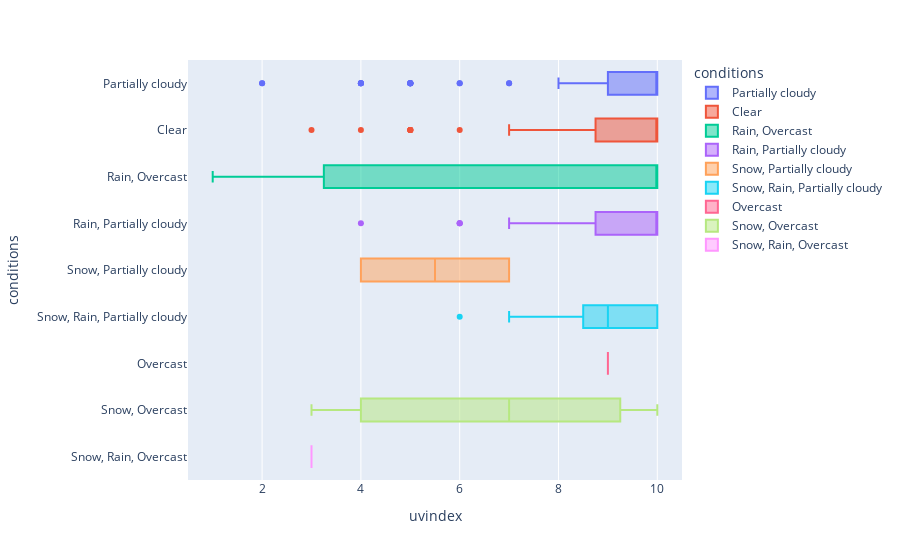

Here is the notebook cell this chart was saved with:
### Code cell
px.box(df, x="uvindex", y="conditions", color = 'conditions')

#sns.boxplot(data = df, x = 'uvindex', y = 'conditions')

### Figure 1 — Plotly figure (JSON) as saved in the notebook; plotly's stock layout.template omitted (floating-point values rounded to 4 significant figures; data arrays with more than 128 entries replaced by an {"elided": "..."} marker saying what was removed)
{"data": [{"alignmentgroup": "True", "hovertemplate": "conditions=%{y}<br>uvindex=%{x}<extra></extra>", "legendgroup": "Partially cloudy", "marker": {"color": "#636efa"}, "name": "Partially cloudy", "notched": false, "offsetgroup": "Partially cloudy", "orientation": "h", "showlegend": true, "type": "box", "x": {"elided": "133 int values"}, "x0": " ", "xaxis": "x", "y": {"elided": "133 str values"}, "y0": " ", "yaxis": "y"}, {"alignmentgroup": "True", "hovertemplate": "conditions=%{y}<br>uvindex=%{x}<extra></extra>", "legendgroup": "Clear", "marker": {"color": "#EF553B"}, "name": "Clear", "notched": false, "offsetgroup": "Clear", "orientation": "h", "showlegend": true, "type": "box", "x": [3, 4, 6, 10, 10, 10, 10, 10, 10, 10, 10, 10, 10, 5, 5, 5, 5, 5, 10, 10, 10, 10, 10, 10, 10, 8, 8, 10, 10, 9, 9, 9, 10, 9, 10, 9, 9, 10, 10, 9, 9, 9, 10, 9, 9, 9, 10, 7, 10, 9, 9, 9, 9, 9, 9, 9, 9, 9, 9, 9, 10, 10, 10, 10, 10, 10, 10, 8, 10, 10, 10, 10, 10, 8, 8, 8, 8, 8, 8, 8, 10, 10, 10, 10, 10, 10, 10, 10, 10, 10, 10, 7, 7, 7, 7, 7, 7, 7, 9, 10, 10, 10, 10, 10, 10], "x0": " ", "xaxis": "x", "y": ["Clear", "Clear", "Clear", "Clear", "Clear", "Clear", "Clear", "Clear", "Clear", "Clear", "Clear", "Clear", "Clear", "Clear", "Clear", "Clear", "Clear", "Clear", "Clear", "Clear", "Clear", "Clear", "Clear", "Clear", "Clear", "Clear", "Clear", "Clear", "Clear", "Clear", "Clear", "Clear", "Clear", "Clear", "Clear", "Clear", "Clear", "Clear", "Clear", "Clear", "Clear", "Clear", "Clear", "Clear", "Clear", "Clear", "Clear", "Clear", "Clear", "Clear", "Clear", "Clear", "Clear", "Clear", "Clear", "Clear", "Clear", "Clear", "Clear", "Clear", "Clear", "Clear", "Clear", "Clear", "Clear", "Clear", "Clear", "Clear", "Clear", "Clear", "Clear", "Clear", "Clear", "Clear", "Clear", "Clear", "Clear", "Clear", "Clear", "Clear", "Clear", "Clear", "Clear", "Clear", "Clear", "Clear", "Clear", "Clear", "Clear", "Clear", "Clear", "Clear", "Clear", "Clear", "Clear", "Clear", "Clear", "Clear", "Clear", "Clear", "Clear", "Clear", "Clear", "Clear", "Clear"], "y0": " ", "yaxis": "y"}, {"alignmentgroup": "True", "hovertemplate": "conditions=%{y}<br>uvindex=%{x}<extra></extra>", "legendgroup": "Rain, Overcast", "marker": {"color": "#00cc96"}, "name": "Rain, Overcast", "notched": false, "offsetgroup": "Rain, Overcast", "orientation": "h", "showlegend": true, "type": "box", "x": [1, 10, 10], "x0": " ", "xaxis": "x", "y": ["Rain, Overcast", "Rain, Overcast", "Rain, Overcast"], "y0": " ", "yaxis": "y"}, {"alignmentgroup": "True", "hovertemplate": "conditions=%{y}<br>uvindex=%{x}<extra></extra>", "legendgroup": "Rain, Partially cloudy", "marker": {"color": "#ab63fa"}, "name": "Rain, Partially cloudy", "notched": false, "offsetgroup": "Rain, Partially cloudy", "orientation": "h", "showlegend": true, "type": "box", "x": [4, 10, 10, 10, 10, 10, 9, 6, 10, 6, 8, 9, 9, 6, 8, 9, 9, 7, 10, 10, 10, 9, 10, 10, 10, 10, 10, 10, 10], "x0": " ", "xaxis": "x", "y": ["Rain, Partially cloudy", "Rain, Partially cloudy", "Rain, Partially cloudy", "Rain, Partially cloudy", "Rain, Partially cloudy", "Rain, Partially cloudy", "Rain, Partially cloudy", "Rain, Partially cloudy", "Rain, Partially cloudy", "Rain, Partially cloudy", "Rain, Partially cloudy", "Rain, Partially cloudy", "Rain, Partially cloudy", "Rain, Partially cloudy", "Rain, Partially cloudy", "Rain, Partially cloudy", "Rain, Partially cloudy", "Rain, Partially cloudy", "Rain, Partially cloudy", "Rain, Partially cloudy", "Rain, Partially cloudy", "Rain, Partially cloudy", "Rain, Partially cloudy", "Rain, Partially cloudy", "Rain, Partially cloudy", "Rain, Partially cloudy", "Rain, Partially cloudy", "Rain, Partially cloudy", "Rain, Partially cloudy"], "y0": " ", "yaxis": "y"}, {"alignmentgroup": "True", "hovertemplate": "conditions=%{y}<br>uvindex=%{x}<extra></extra>", "legendgroup": "Snow, Partially cloudy", "marker": {"color": "#FFA15A"}, "name": "Snow, Partially cloudy", "notched": false, "offsetgroup": "Snow, Partially cloudy", "orientation": "h", "showlegend": true, "type": "box", "x": [4, 7], "x0": " ", "xaxis": "x", "y": ["Snow, Partially cloudy", "Snow, Partially cloudy"], "y0": " ", "yaxis": "y"}, {"alignmentgroup": "True", "hovertemplate": "conditions=%{y}<br>uvindex=%{x}<extra></extra>", "legendgroup": "Snow, Rain, Partially cloudy", "marker": {"color": "#19d3f3"}, "name": "Snow, Rain, Partially cloudy", "notched": false, "offsetgroup": "Snow, Rain, Partially cloudy", "orientation": "h", "showlegend": true, "type": "box", "x": [9, 9, 10, 10, 10, 10, 9, 7, 9, 8, 10, 6], "x0": " ", "xaxis": "x", "y": ["Snow, Rain, Partially cloudy", "Snow, Rain, Partially cloudy", "Snow, Rain, Partially cloudy", "Snow, Rain, Partially cloudy", "Snow, Rain, Partially cloudy", "Snow, Rain, Partially cloudy", "Snow, Rain, Partially cloudy", "Snow, Rain, Partially cloudy", "Snow, Rain, Partially cloudy", "Snow, Rain, Partially cloudy", "Snow, Rain, Partially cloudy", "Snow, Rain, Partially cloudy"], "y0": " ", "yaxis": "y"}, {"alignmentgroup": "True", "hovertemplate": "conditions=%{y}<br>uvindex=%{x}<extra></extra>", "legendgroup": "Overcast", "marker": {"color": "#FF6692"}, "name": "Overcast", "notched": false, "offsetgroup": "Overcast", "orientation": "h", "showlegend": true, "type": "box", "x": [9], "x0": " ", "xaxis": "x", "y": ["Overcast"], "y0": " ", "yaxis": "y"}, {"alignmentgroup": "True", "hovertemplate": "conditions=%{y}<br>uvindex=%{x}<extra></extra>", "legendgroup": "Snow, Overcast", "marker": {"color": "#B6E880"}, "name": "Snow, Overcast", "notched": false, "offsetgroup": "Snow, Overcast", "orientation": "h", "showlegend": true, "type": "box", "x": [10, 3, 7], "x0": " ", "xaxis": "x", "y": ["Snow, Overcast", "Snow, Overcast", "Snow, Overcast"], "y0": " ", "yaxis": "y"}, {"alignmentgroup": "True", "hovertemplate": "conditions=%{y}<br>uvindex=%{x}<extra></extra>", "legendgroup": "Snow, Rain, Overcast", "marker": {"color": "#FF97FF"}, "name": "Snow, Rain, Overcast", "notched": false, "offsetgroup": "Snow, Rain, Overcast", "orientation": "h", "showlegend": true, "type": "box", "x": [3], "x0": " ", "xaxis": "x", "y": ["Snow, Rain, Overcast"], "y0": " ", "yaxis": "y"}], "layout": {"boxmode": "overlay", "legend": {"title": {"text": "conditions"}, "tracegroupgap": 0}, "margin": {"t": 60}, "xaxis": {"anchor": "y", "domain": [0, 1], "title": {"text": "uvindex"}}, "yaxis": {"anchor": "x", "categoryarray": ["Snow, Rain, Overcast", "Snow, Overcast", "Overcast", "Snow, Rain, Partially cloudy", "Snow, Partially cloudy", "Rain, Partially cloudy", "Rain, Overcast", "Clear", "Partially cloudy"], "categoryorder": "array", "domain": [0, 1], "title": {"text": "conditions"}}}}
